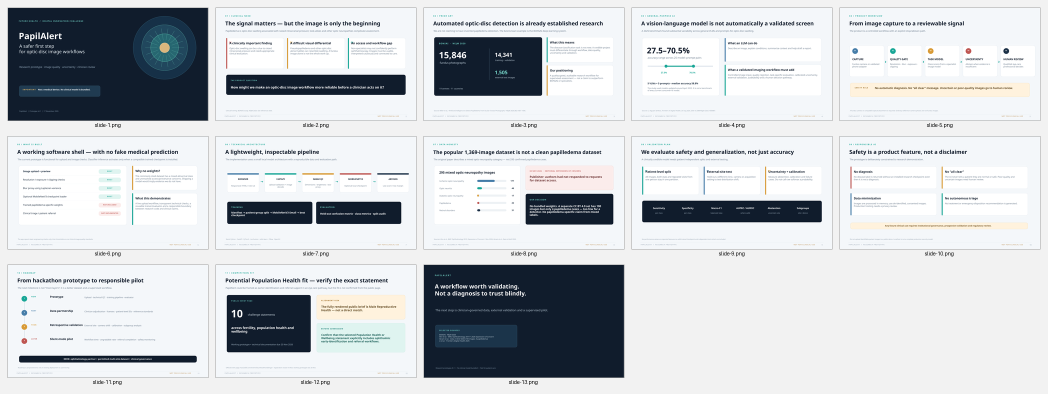
#> input picture presentation/montage.png, 2096 x 787 px (shown at 1/2 size)
$ python -i image_checks.py   (imports and definitions only)   (older library calls are emulated)
#> lines starting #> are read from the running program, lines starting #| are printed output that depends on the picture
#> further down, picture is the input picture: PIL image 2096x787 RGB; mean R, G, B 202.2, 205.8, 209.4
from __future__ import annotations

from dataclasses import asdict, dataclass
from io import BytesIO
from typing import Any

import numpy as np
from PIL import Image, ImageOps, UnidentifiedImageError

try:
    import cv2  # type: ignore
except Exception:  # pragma: no cover - optional dependency
    cv2 = None


@dataclass
class ImageQuality:
    width: int
    height: int
    format: str | None
    file_size_bytes: int
    blur_score: float | None
    mean_luminance: float
    dark_pixel_fraction: float
    clipped_pixel_fraction: float
    quality_score: int
    flags: list[str]
    gate: str

    def to_dict(self) -> dict[str, Any]:
        return asdict(self)


def decode_image(raw: bytes) -> Image.Image:
    """Decode a still image safely and apply EXIF orientation."""
    try:
        with Image.open(BytesIO(raw)) as src:
            if getattr(src, "n_frames", 1) != 1:
                raise ValueError("Animated images are not supported. Upload a still photograph.")
            image = ImageOps.exif_transpose(src).convert("RGB")
            image.load()
            return image
    except (UnidentifiedImageError, OSError) as exc:
        raise ValueError("The uploaded file is not a readable image.") from exc


def inspect_image(image: Image.Image, file_size_bytes: int = 0) -> ImageQuality:
    """Compute generic engineering checks; these are NOT clinically validated.

    A low score means the file may be hard for a model to process. This function
    does not identify papilledema, disease, or patient risk.
    """
#> called with file_size_bytes = 0
    image = image.convert("RGB")
    width, height = image.size
#> width = 2096; height = 787
    arr = np.asarray(image, dtype=np.uint8)
    gray = np.asarray(image.convert("L"), dtype=np.uint8)
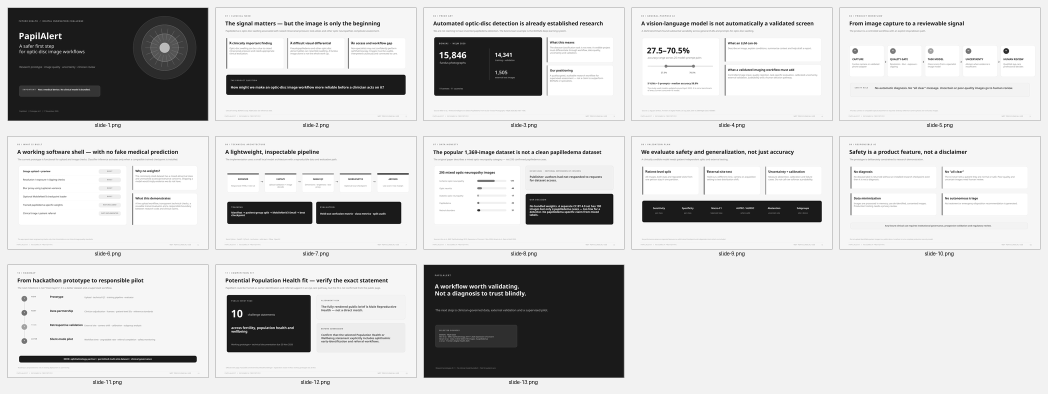
#> gray: shape (787, 2096) (shown at 1/2 size); min 0, max 255, mean 204.9

    mean_luminance = float(gray.mean() / 255.0)
#> mean_luminance = 0.804
    dark_fraction = float(np.mean(gray < 12))
#> dark_fraction = 0.00338
    clipped_fraction = float(np.mean((gray < 3) | (gray > 252)))
#> clipped_fraction = 0.115

    blur_score: float | None = None
    if cv2 is not None:
        blur_score = float(cv2.Laplacian(gray, cv2.CV_64F).var())
#> blur_score = 2619.8

    flags: list[str] = []
    score = 100

    if min(width, height) < 192:
        flags.append("Low image resolution: shortest side is below 192 pixels.")
        score -= 35
    if mean_luminance < 0.06:
        flags.append("Image is very dark; recapture with more even illumination.")
        score -= 25
    elif mean_luminance > 0.94:
        flags.append("Image is very bright; highlights may obscure detail.")
        score -= 20
    if dark_fraction > 0.70:
        flags.append("Most pixels are near black; verify framing and illumination.")
        score -= 20
    if clipped_fraction > 0.50:
        flags.append("Large clipped regions detected; fine detail may be lost.")
        score -= 15
    if blur_score is not None and blur_score < 8.0:
        flags.append("Low edge detail detected; image may be blurred.")
        score -= 20

    if not flags:
        flags.append("No gross technical issue detected by these basic checks.")

    score = max(0, min(100, score))
    # Only hard-fail obviously unusable technical input. Thresholds are heuristic.
    gate = "reacquire" if min(width, height) < 96 or mean_luminance < 0.015 or mean_luminance > 0.99 else "pass_with_caveats"
#> gate = 'pass_with_caveats'

    return ImageQuality(
        width=width,
        height=height,
        format="decoded-image",
        file_size_bytes=int(file_size_bytes),
        blur_score=blur_score,
        mean_luminance=round(mean_luminance, 4),
        dark_pixel_fraction=round(dark_fraction, 4),
        clipped_pixel_fraction=round(clipped_fraction, 4),
        quality_score=score,
        flags=flags,
        gate=gate,
    )

>>> from PIL import Image
>>> picture = Image.open('../presentation/montage.png')
>>> result = inspect_image(picture)
